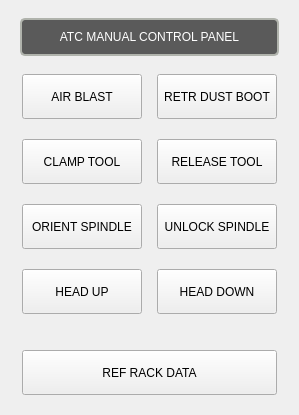
              <widget class="QFrame" name="frame_64">
               <property name="sizePolicy">
                <sizepolicy hsizetype="Preferred" vsizetype="Preferred">
                 <horstretch>0</horstretch>
                 <verstretch>0</verstretch>
                </sizepolicy>
               </property>
               <property name="maximumSize">
                <size>
                 <width>300</width>
                 <height>16777215</height>
                </size>
               </property>
               <property name="styleSheet">
                <string notr="true"/>
               </property>
               <layout class="QVBoxLayout" name="verticalLayout_66">
                <property name="spacing">
                 <number>16</number>
                </property>
                <property name="leftMargin">
                 <number>20</number>
                </property>
                <property name="topMargin">
                 <number>18</number>
                </property>
                <property name="rightMargin">
                 <number>20</number>
                </property>
                <property name="bottomMargin">
                 <number>18</number>
                </property>
                <item>
                 <widget class="QLabel" name="work_column_header_8">
                  <property name="enabled">
                   <bool>true</bool>
                  </property>
                  <property name="sizePolicy">
                   <sizepolicy hsizetype="Preferred" vsizetype="Fixed">
                    <horstretch>0</horstretch>
                    <verstretch>0</verstretch>
                   </sizepolicy>
                  </property>
                  <property name="minimumSize">
                   <size>
                    <width>0</width>
                    <height>38</height>
                   </size>
                  </property>
                  <property name="maximumSize">
                   <size>
                    <width>16777215</width>
                    <height>38</height>
                   </size>
                  </property>
                  <property name="styleSheet">
                   <string notr="true">QLabel{
    border-style: solid;
    border-color: rgb(176, 179, 172);
    border-width: 2px;
    border-radius: 5px;
    color: white;
    background: rgb(90, 90, 90);
	font: 16pt &quot;Bebas Kai&quot;;
}</string>
                  </property>
                  <property name="frameShape">
                   <enum>QFrame::NoFrame</enum>
                  </property>
                  <property name="text">
                   <string>ATC MANUAL CONTROL PANEL</string>
                  </property>
                  <property name="alignment">
                   <set>Qt::AlignCenter</set>
                  </property>
                  <property name="wordWrap">
                   <bool>true</bool>
                  </property>
                  <property name="indent">
                   <number>0</number>
                  </property>
                 </widget>
                </item>
                <item>
                 <layout class="QHBoxLayout" name="horizontalLayout_119" stretch="0,0">
                  <property name="spacing">
                   <number>15</number>
                  </property>
                  <property name="leftMargin">
                   <number>2</number>
                  </property>
                  <property name="topMargin">
                   <number>2</number>
                  </property>
                  <property name="rightMargin">
                   <number>2</number>
                  </property>
                  <property name="bottomMargin">
                   <number>2</number>
                  </property>
                  <item>
                   <widget class="MDIButton" name="reference_carousel_3">
                    <property name="sizePolicy">
                     <sizepolicy hsizetype="Preferred" vsizetype="Fixed">
                      <horstretch>1</horstretch>
                      <verstretch>0</verstretch>
                     </sizepolicy>
                    </property>
                    <property name="minimumSize">
                     <size>
                      <width>120</width>
                      <height>45</height>
                     </size>
                    </property>
                    <property name="maximumSize">
                     <size>
                      <width>16777215</width>
                      <height>45</height>
                     </size>
                    </property>
                    <property name="focusPolicy">
                     <enum>Qt::NoFocus</enum>
                    </property>
                    <property name="toolTip">
                     <string>M13 User Defined Macro Call from Subroutine Folder</string>
                    </property>
                    <property name="styleSheet">
                     <string notr="true">MDIButton {
    font: 15pt &quot;Bebas Kai&quot;;
}</string>
                    </property>
                    <property name="text">
                     <string>AIR BLAST</string>
                    </property>
                    <property name="iconSize">
                     <size>
                      <width>20</width>
                      <height>20</height>
                     </size>
                    </property>
                    <property name="MDICommand" stdset="0">
                     <string>M13</string>
                    </property>
                   </widget>
                  </item>
                  <item>
                   <widget class="MDIButton" name="reference_carousel_4">
                    <property name="sizePolicy">
                     <sizepolicy hsizetype="Preferred" vsizetype="Fixed">
                      <horstretch>1</horstretch>
                      <verstretch>0</verstretch>
                     </sizepolicy>
                    </property>
                    <property name="minimumSize">
                     <size>
                      <width>120</width>
                      <height>45</height>
                     </size>
                    </property>
                    <property name="maximumSize">
                     <size>
                      <width>16777215</width>
                      <height>45</height>
                     </size>
                    </property>
                    <property name="focusPolicy">
                     <enum>Qt::NoFocus</enum>
                    </property>
                    <property name="toolTip">
                     <string>M13 User Defined Macro Call from Subroutine Folder</string>
                    </property>
                    <property name="styleSheet">
                     <string notr="true">MDIButton {
    font: 15pt &quot;Bebas Kai&quot;;
}</string>
                    </property>
                    <property name="text">
                     <string>RETR DUST BOOT</string>
                    </property>
                    <property name="iconSize">
                     <size>
                      <width>20</width>
                      <height>20</height>
                     </size>
                    </property>
                    <property name="MDICommand" stdset="0">
                     <string>M13</string>
                    </property>
                   </widget>
                  </item>
                 </layout>
                </item>
                <item>
                 <layout class="QHBoxLayout" name="horizontalLayout_117" stretch="0,0">
                  <property name="spacing">
                   <number>15</number>
                  </property>
                  <property name="leftMargin">
                   <number>2</number>
                  </property>
                  <property name="topMargin">
                   <number>2</number>
                  </property>
                  <property name="rightMargin">
                   <number>2</number>
                  </property>
                  <property name="bottomMargin">
                   <number>2</number>
                  </property>
                  <item>
                   <widget class="SubCallButton" name="clamp_tool_button">
                    <property name="sizePolicy">
                     <sizepolicy hsizetype="Preferred" vsizetype="Fixed">
                      <horstretch>1</horstretch>
                      <verstretch>0</verstretch>
                     </sizepolicy>
                    </property>
                    <property name="minimumSize">
                     <size>
                      <width>120</width>
                      <height>45</height>
                     </size>
                    </property>
                    <property name="maximumSize">
                     <size>
                      <width>16777215</width>
                      <height>45</height>
                     </size>
                    </property>
                    <property name="styleSheet">
                     <string notr="true">SubCallButton {
    color: white;
    border-color: black;
    border-style: solid;
    border-radius: 5px;
    border-width: 2px;
    background: qlineargradient(spread:pad, x1:0, y1:1, x2:0, y2:0, stop:0 rgba(213, 218, 216, 255), stop:0.169312 rgba(82, 82, 83, 255), stop:0.328042 rgba(72, 70, 73, 255), stop:0.492063 rgba(78, 77, 79, 255), stop:0.703704 rgba(72, 70, 73, 255), stop:0.86 rgba(82, 82, 83, 255), stop:1 rgba(213, 218, 216, 255));
    font-family: &quot;Bebas Kai&quot;;
    font-size: 15pt;
}

SubCallButton:disabled {
    border-color: gray;
}

SubCallButton:hover {
    background:  qlineargradient(x1: 0, y1: 0, x2: 0, y2: 1, stop: 0 #A19E9E, stop: 1.0 #5C5959);
}

SubCallButton:pressed {
    background:  qlineargradient(spread:pad, x1:0, y1:0, x2:0, y2:1, stop:0 rgba(85, 85, 238, 255), stop:0.544974 rgba(90, 91, 239, 255), stop:1 rgba(126, 135, 243, 255));
}
</string>
                    </property>
                    <property name="text">
                     <string>CLAMP TOOL</string>
                    </property>
                    <property name="filename" stdset="0">
                     <string>clamptool.ngc</string>
                    </property>
                   </widget>
                  </item>
                  <item>
                   <widget class="SubCallButton" name="release_tool_button">
                    <property name="sizePolicy">
                     <sizepolicy hsizetype="Preferred" vsizetype="Fixed">
                      <horstretch>1</horstretch>
                      <verstretch>0</verstretch>
                     </sizepolicy>
                    </property>
                    <property name="minimumSize">
                     <size>
                      <width>120</width>
                      <height>45</height>
                     </size>
                    </property>
                    <property name="maximumSize">
                     <size>
                      <width>16777215</width>
                      <height>45</height>
                     </size>
                    </property>
                    <property name="styleSheet">
                     <string notr="true">SubCallButton {
    color: white;
    border-color: black;
    border-style: solid;
    border-radius: 5px;
    border-width: 2px;
    background: qlineargradient(spread:pad, x1:0, y1:1, x2:0, y2:0, stop:0 rgba(213, 218, 216, 255), stop:0.169312 rgba(82, 82, 83, 255), stop:0.328042 rgba(72, 70, 73, 255), stop:0.492063 rgba(78, 77, 79, 255), stop:0.703704 rgba(72, 70, 73, 255), stop:0.86 rgba(82, 82, 83, 255), stop:1 rgba(213, 218, 216, 255));
    font-family: &quot;Bebas Kai&quot;;
    font-size: 15pt;
}

SubCallButton:disabled {
    border-color: gray;
}

SubCallButton:hover {
    background:  qlineargradient(x1: 0, y1: 0, x2: 0, y2: 1, stop: 0 #A19E9E, stop: 1.0 #5C5959);
}

SubCallButton:pressed {
    background:  qlineargradient(spread:pad, x1:0, y1:0, x2:0, y2:1, stop:0 rgba(85, 85, 238, 255), stop:0.544974 rgba(90, 91, 239, 255), stop:1 rgba(126, 135, 243, 255));
}
</string>
                    </property>
                    <property name="text">
                     <string>RELEASE TOOL</string>
                    </property>
                    <property name="filename" stdset="0">
                     <string>unclamptool.ngc</string>
                    </property>
                   </widget>
                  </item>
                 </layout>
                </item>
                <item>
                 <layout class="QHBoxLayout" name="horizontalLayout_152" stretch="0,0">
                  <property name="spacing">
                   <number>15</number>
                  </property>
                  <property name="leftMargin">
                   <number>2</number>
                  </property>
                  <property name="topMargin">
                   <number>2</number>
                  </property>
                  <property name="rightMargin">
                   <number>2</number>
                  </property>
                  <property name="bottomMargin">
                   <number>2</number>
                  </property>
                  <item>
                   <widget class="SubCallButton" name="spindle_orientation">
                    <property name="sizePolicy">
                     <sizepolicy hsizetype="Preferred" vsizetype="Fixed">
                      <horstretch>1</horstretch>
                      <verstretch>0</verstretch>
                     </sizepolicy>
                    </property>
                    <property name="minimumSize">
                     <size>
                      <width>120</width>
                      <height>45</height>
                     </size>
                    </property>
                    <property name="maximumSize">
                     <size>
                      <width>16777215</width>
                      <height>45</height>
                     </size>
                    </property>
                    <property name="styleSheet">
                     <string notr="true">SubCallButton {
    color: white;
    border-color: black;
    border-style: solid;
    border-radius: 5px;
    border-width: 2px;
    background: qlineargradient(spread:pad, x1:0, y1:1, x2:0, y2:0, stop:0 rgba(213, 218, 216, 255), stop:0.169312 rgba(82, 82, 83, 255), stop:0.328042 rgba(72, 70, 73, 255), stop:0.492063 rgba(78, 77, 79, 255), stop:0.703704 rgba(72, 70, 73, 255), stop:0.86 rgba(82, 82, 83, 255), stop:1 rgba(213, 218, 216, 255));
    font-family: &quot;Bebas Kai&quot;;
    font-size: 15pt;
}

SubCallButton:disabled {
    border-color: gray;
}

SubCallButton:hover {
    background:  qlineargradient(x1: 0, y1: 0, x2: 0, y2: 1, stop: 0 #A19E9E, stop: 1.0 #5C5959);
}

SubCallButton:pressed {
    background:  qlineargradient(spread:pad, x1:0, y1:0, x2:0, y2:1, stop:0 rgba(85, 85, 238, 255), stop:0.544974 rgba(90, 91, 239, 255), stop:1 rgba(126, 135, 243, 255));
}
</string>
                    </property>
                    <property name="text">
                     <string>ORIENT SPINDLE</string>
                    </property>
                    <property name="checkable">
                     <bool>true</bool>
                    </property>
                    <property name="filename" stdset="0">
                     <string>orientspindle.ngc</string>
                    </property>
                   </widget>
                  </item>
                  <item>
                   <widget class="MDIButton" name="unlock_spindle">
                    <property name="sizePolicy">
                     <sizepolicy hsizetype="Preferred" vsizetype="Fixed">
                      <horstretch>1</horstretch>
                      <verstretch>0</verstretch>
                     </sizepolicy>
                    </property>
                    <property name="minimumSize">
                     <size>
                      <width>120</width>
                      <height>45</height>
                     </size>
                    </property>
                    <property name="maximumSize">
                     <size>
                      <width>16777215</width>
                      <height>45</height>
                     </size>
                    </property>
                    <property name="focusPolicy">
                     <enum>Qt::NoFocus</enum>
                    </property>
                    <property name="toolTip">
                     <string>M112 User Defined Macro Call from Subroutine Folder</string>
                    </property>
                    <property name="layoutDirection">
                     <enum>Qt::RightToLeft</enum>
                    </property>
                    <property name="styleSheet">
                     <string notr="true">MDIButton {
    font: 15pt &quot;Bebas Kai&quot;;
}</string>
                    </property>
                    <property name="text">
                     <string>UNLOCK SPINDLE</string>
                    </property>
                    <property name="iconSize">
                     <size>
                      <width>20</width>
                      <height>20</height>
                     </size>
                    </property>
                    <property name="MDICommand" stdset="0">
                     <string>M5</string>
                    </property>
                   </widget>
                  </item>
                 </layout>
                </item>
                <item>
                 <layout class="QHBoxLayout" name="horizontalLayout_174" stretch="0,0">
                  <property name="spacing">
                   <number>15</number>
                  </property>
                  <property name="leftMargin">
                   <number>2</number>
                  </property>
                  <property name="topMargin">
                   <number>2</number>
                  </property>
                  <property name="rightMargin">
                   <number>2</number>
                  </property>
                  <property name="bottomMargin">
                   <number>2</number>
                  </property>
                  <item>
                   <widget class="SubCallButton" name="move_head_above_carousel_button">
                    <property name="sizePolicy">
                     <sizepolicy hsizetype="Preferred" vsizetype="Fixed">
                      <horstretch>1</horstretch>
                      <verstretch>0</verstretch>
                     </sizepolicy>
                    </property>
                    <property name="minimumSize">
                     <size>
                      <width>120</width>
                      <height>45</height>
                     </size>
                    </property>
                    <property name="maximumSize">
                     <size>
                      <width>16777215</width>
                      <height>45</height>
                     </size>
                    </property>
                    <property name="styleSheet">
                     <string notr="true">SubCallButton {
    color: white;
    border-color: black;
    border-style: solid;
    border-radius: 5px;
    border-width: 2px;
    background: qlineargradient(spread:pad, x1:0, y1:1, x2:0, y2:0, stop:0 rgba(213, 218, 216, 255), stop:0.169312 rgba(82, 82, 83, 255), stop:0.328042 rgba(72, 70, 73, 255), stop:0.492063 rgba(78, 77, 79, 255), stop:0.703704 rgba(72, 70, 73, 255), stop:0.86 rgba(82, 82, 83, 255), stop:1 rgba(213, 218, 216, 255));
    font-family: &quot;Bebas Kai&quot;;
    font-size: 15pt;
}

SubCallButton:disabled {
    border-color: gray;
}

SubCallButton:hover {
    background:  qlineargradient(x1: 0, y1: 0, x2: 0, y2: 1, stop: 0 #A19E9E, stop: 1.0 #5C5959);
}

SubCallButton:pressed {
    background:  qlineargradient(spread:pad, x1:0, y1:0, x2:0, y2:1, stop:0 rgba(85, 85, 238, 255), stop:0.544974 rgba(90, 91, 239, 255), stop:1 rgba(126, 135, 243, 255));
}
</string>
                    </property>
                    <property name="text">
                     <string>HEAD UP</string>
                    </property>
                    <property name="filename" stdset="0">
                     <string>move_head_above_carousel.ngc</string>
                    </property>
                   </widget>
                  </item>
                  <item>
                   <widget class="SubCallButton" name="move_tool_to_carousel_height_button">
                    <property name="sizePolicy">
                     <sizepolicy hsizetype="Preferred" vsizetype="Fixed">
                      <horstretch>1</horstretch>
                      <verstretch>0</verstretch>
                     </sizepolicy>
                    </property>
                    <property name="minimumSize">
                     <size>
                      <width>120</width>
                      <height>45</height>
                     </size>
                    </property>
                    <property name="maximumSize">
                     <size>
                      <width>16777215</width>
                      <height>45</height>
                     </size>
                    </property>
                    <property name="styleSheet">
                     <string notr="true">SubCallButton {
    color: white;
    border-color: black;
    border-style: solid;
    border-radius: 5px;
    border-width: 2px;
    background: qlineargradient(spread:pad, x1:0, y1:1, x2:0, y2:0, stop:0 rgba(213, 218, 216, 255), stop:0.169312 rgba(82, 82, 83, 255), stop:0.328042 rgba(72, 70, 73, 255), stop:0.492063 rgba(78, 77, 79, 255), stop:0.703704 rgba(72, 70, 73, 255), stop:0.86 rgba(82, 82, 83, 255), stop:1 rgba(213, 218, 216, 255));
    font-family: &quot;Bebas Kai&quot;;
    font-size: 15pt;
}

SubCallButton:disabled {
    border-color: gray;
}

SubCallButton:hover {
    background:  qlineargradient(x1: 0, y1: 0, x2: 0, y2: 1, stop: 0 #A19E9E, stop: 1.0 #5C5959);
}

SubCallButton:pressed {
    background:  qlineargradient(spread:pad, x1:0, y1:0, x2:0, y2:1, stop:0 rgba(85, 85, 238, 255), stop:0.544974 rgba(90, 91, 239, 255), stop:1 rgba(126, 135, 243, 255));
}
</string>
                    </property>
                    <property name="text">
                     <string>HEAD DOWN</string>
                    </property>
                    <property name="filename" stdset="0">
                     <string>move_tool_to_carousel_height.ngc</string>
                    </property>
                   </widget>
                  </item>
                 </layout>
                </item>
                <item>
                 <widget class="QWidget" name="widget_10" native="true"/>
                </item>
                <item>
                 <layout class="QHBoxLayout" name="horizontalLayout_159">
                  <property name="spacing">
                   <number>15</number>
                  </property>
                  <property name="leftMargin">
                   <number>2</number>
                  </property>
                  <property name="topMargin">
                   <number>2</number>
                  </property>
                  <property name="rightMargin">
                   <number>2</number>
                  </property>
                  <property name="bottomMargin">
                   <number>2</number>
                  </property>
                  <item>
                   <widget class="MDIButton" name="reference_carousel_2">
                    <property name="sizePolicy">
                     <sizepolicy hsizetype="Preferred" vsizetype="Fixed">
                      <horstretch>1</horstretch>
                      <verstretch>0</verstretch>
                     </sizepolicy>
                    </property>
                    <property name="minimumSize">
                     <size>
                      <width>125</width>
                      <height>45</height>
                     </size>
                    </property>
                    <property name="maximumSize">
                     <size>
                      <width>16777215</width>
                      <height>45</height>
                     </size>
                    </property>
                    <property name="focusPolicy">
                     <enum>Qt::NoFocus</enum>
                    </property>
                    <property name="toolTip">
                     <string>M13 User Defined Macro Call from Subroutine Folder</string>
                    </property>
                    <property name="styleSheet">
                     <string notr="true">MDIButton {
    font: 15pt &quot;Bebas Kai&quot;;
}</string>
                    </property>
                    <property name="text">
                     <string>REF RACK DATA</string>
                    </property>
                    <property name="iconSize">
                     <size>
                      <width>20</width>
                      <height>20</height>
                     </size>
                    </property>
                    <property name="MDICommand" stdset="0">
                     <string>M13</string>
                    </property>
                   </widget>
                  </item>
                 </layout>
                </item>
               </layout>
              </widget>
